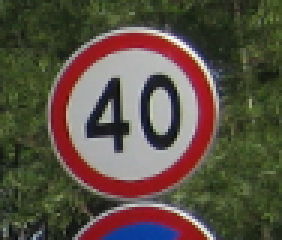
#> input picture Traffic Sign/DATA/0/003_0018.png, 94 x 80 px (shown 3 times larger); its folder holds only this picture in this run
$ jupyter execute --allow-errors Project_Shahzaib_Awais_20F-0317_20F-0166.ipynb   (shell and % lines are left out)   (older library calls are emulated)
#> lines starting #> are read from the running program, lines starting #| are printed output that depends on the picture
# Import libraries

[cell 1]
import numpy as np
import cv2
import os
import pandas as pd

# Data Acquistion

[cell 2]
# Define the fixed size for images
fixed_size = (100, 100)  # Change this to your desired size
max_images_per_class = 100  # Change this to the maximum number of images per class

# Define the folder path
folder_path = './Traffic Sign/DATA'

# Initialize a dictionary to store images
data_dict = {}

# Function to perform image augmentation
def augment_images(image):
    augmented_images = []

    # Perform rotation
    for angle in range(-15, 16, 5):
        rotated = cv2.rotate(image, cv2.ROTATE_90_CLOCKWISE)
        augmented_images.append(cv2.resize(rotated, fixed_size))

    # Perform flipping
    flipped_lr = cv2.flip(image, 1)
    flipped_ud = cv2.flip(image, 0)
    augmented_images.extend([cv2.resize(flipped_lr, fixed_size), cv2.resize(flipped_ud, fixed_size)])

    # Perform scaling
    for scale in np.linspace(0.9, 1.1, 5):
        scaled = cv2.resize(image, None, fx=scale, fy=scale, interpolation=cv2.INTER_LINEAR)
        augmented_images.append(cv2.resize(scaled, fixed_size))

    return augmented_images

# Pad or crop images to ensure uniform length
def pad_or_crop_images(images):
    max_length = max(len(img) for img in images)
    padded_images = []
    for img in images:
        diff = max_length - len(img)
        if diff > 0:
            # Pad the image
            padding = [(diff // 2, diff // 2 + diff % 2), (0, 0), (0, 0)]
            padded_img = np.pad(img, padding, mode='constant')
        else:
            # Crop the image
            cropped_img = img[:max_length]
        padded_images.append(padded_img if diff > 0 else cropped_img)
    return padded_images

# Iterate through each folder (class)
for filename in os.listdir(folder_path):
    image_list = []
    curr_path = os.path.join(folder_path, filename)
    count = 0  # Counter to limit the number of images per class

    # Read images from each class folder
    for imagename in os.listdir(curr_path):
        if count >= max_images_per_class:
            break
        image = cv2.imread(os.path.join(curr_path, imagename))
#> image is the input picture: shape (80, 94, 3); mean B, G, R 67, 79.9, 90

        # Augment images
        augmented_images = augment_images(image)
#> the loop in augment_images, `for angle in range(-15, 16, 5):` made 7 passes
#> pass 1, in augment_images, `rotated = cv2.rotate(image, cv2.ROTATE_90_CLOCKWISE)`:
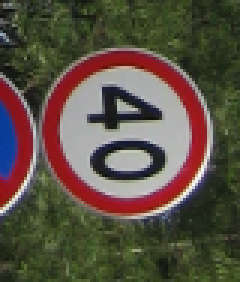
#> rotated: shape (94, 80, 3) (shown 3 times larger); mean B, G, R 67, 79.9, 90
#> after the loop in augment_images, `for angle in range(-15, 16, 5):`: augmented_images = 7 items
#> in augment_images, `flipped_ud = cv2.flip(image, 0)`:
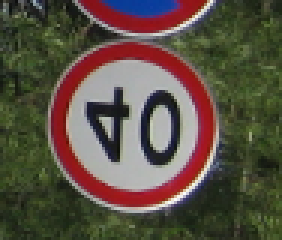
#> flipped_ud: shape (80, 94, 3) (shown 3 times larger); mean B, G, R 67, 79.9, 90
#> after the loop in augment_images, `for scale in np.linspace(0.9, 1.1, 5):`:
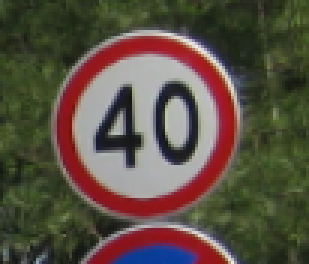
#> scaled: shape (88, 103, 3) (shown 3 times larger); mean B, G, R 67, 79.8, 90
#> after the loop in augment_images, `for scale in np.linspace(0.9, 1.1, 5):`: augmented_images = 14 items
#> augmented_images = 14 items
        image_list.extend(augmented_images)

        count += 1  # Increment the counter

    # Pad or crop images to ensure uniform length
    image_list = pad_or_crop_images(image_list)
#> in pad_or_crop_images, `max_length = max(len(img) for img in images)`: max_length = 100
#> the loop in pad_or_crop_images, `for img in images:` made 14 passes
#> pass 1, in pad_or_crop_images, `cropped_img = img[:max_length]`:
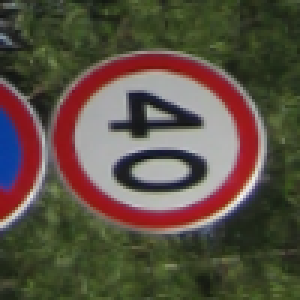
#> cropped_img: shape (100, 100, 3) (shown 3 times larger); mean of channels 0, 1, 2 66.9, 79.8, 89.9; drawn as B, G, R
#> after the loop in pad_or_crop_images, `for img in images:`: padded_images = 14 items
#> image_list = 14 items

    # Store the augmented images for each class
    data_dict[filename] = image_list
#> pass 2 of the loop `for filename in os.listdir(folder_path):`:
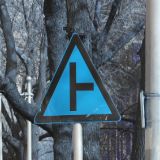
#> input picture Traffic Sign/DATA/12/043_0005_j.png, 160 x 160 px
#> image is the input picture: shape (160, 160, 3); mean B, G, R 111.2, 100.3, 83.8
#> after the loop in augment_images (call 2), `for angle in range(-15, 16, 5):`: augmented_images = 7 items
#> after the loop in augment_images (call 2), `for scale in np.linspace(0.9, 1.1, 5):`: augmented_images = 14 items
#> the loop in pad_or_crop_images (call 2), `for img in images:` made 14 passes

# Now data_dict contains augmented images for each class, all with uniform length

[cell 3]
for key in data_dict:
    print(len(data_dict[key]))
#> this loop made 2 passes
#> key on passes 1 to 2: '0', '12'
#| 14
#| 14

[cell 4]
# Preprocessing function to apply normalization, histogram equalization, and denoising
def preprocess_image(image):
    # Convert to grayscale
    gray_image = cv2.cvtColor(image, cv2.COLOR_BGR2GRAY)

    # Normalization
    normalized_image = cv2.normalize(gray_image, None, alpha=0, beta=1, norm_type=cv2.NORM_MINMAX, dtype=cv2.CV_32F)

    # Histogram Equalization
    equalized_image = cv2.equalizeHist(gray_image)

    # Denoising
    denoised_image = cv2.fastNlMeansDenoising(equalized_image, None, h=10, searchWindowSize=21)

    return denoised_image

[cell 5]
import os
import cv2
import numpy as np

# Define the fixed size for images
fixed_size = (100, 100)  # Change this to your desired size
max_images_per_class = 100  # Change this to the maximum number of images per class

# Define the folder path
folder_path = './Traffic Sign/DATA'

# Initialize a dictionary to store preprocessed images
preprocessed_data_dict = {}

# Function to perform image augmentation
def augment_images(image):
    augmented_images = []

    # Perform rotation
    for angle in range(-15, 16, 5):
        rotated = cv2.rotate(image, cv2.ROTATE_90_CLOCKWISE)
        augmented_images.append(cv2.resize(rotated, fixed_size))

    # Perform flipping
    flipped_lr = cv2.flip(image, 1)
    flipped_ud = cv2.flip(image, 0)
    augmented_images.extend([cv2.resize(flipped_lr, fixed_size), cv2.resize(flipped_ud, fixed_size)])

    # Perform scaling
    for scale in np.linspace(0.9, 1.1, 5):
        scaled = cv2.resize(image, None, fx=scale, fy=scale, interpolation=cv2.INTER_LINEAR)
        augmented_images.append(cv2.resize(scaled, fixed_size))

    return augmented_images

# Pad or crop images to ensure uniform length
def pad_or_crop_images(images):
    max_length = max(len(img) for img in images)
    padded_images = []
    for img in images:
        diff = max_length - len(img)
        if diff > 0:
            # Pad the image
            padding = [(diff // 2, diff // 2 + diff % 2), (0, 0), (0, 0)]
            padded_img = np.pad(img, padding, mode='constant')
        else:
            # Crop the image
            cropped_img = img[:max_length]
        padded_images.append(padded_img if diff > 0 else cropped_img)
    return padded_images


# Preprocessing function to apply normalization, histogram equalization, and denoising
def preprocess_image(image):
    # Convert to grayscale
    gray_image = cv2.cvtColor(image, cv2.COLOR_BGR2GRAY)

    # Normalization
    normalized_image = cv2.normalize(gray_image, None, alpha=0, beta=1, norm_type=cv2.NORM_MINMAX, dtype=cv2.CV_32F)

    # Histogram Equalization
    equalized_image = cv2.equalizeHist(gray_image)

    # Denoising
    denoised_image = cv2.fastNlMeansDenoising(equalized_image, None, h=10, searchWindowSize=21)

    return denoised_image

# Iterate through each folder (class)
for filename in os.listdir(folder_path):
    image_list = []
    curr_path = os.path.join(folder_path, filename)
    count = 0  # Counter to limit the number of images per class

    # Read images from each class folder
    for imagename in os.listdir(curr_path):
        if count >= max_images_per_class:
            break
        image = cv2.imread(os.path.join(curr_path, imagename))

        # Preprocess image
        preprocessed_image = preprocess_image(image)
#> in preprocess_image, `gray_image = cv2.cvtColor(image, cv2.COLOR_BGR2GRAY)`:
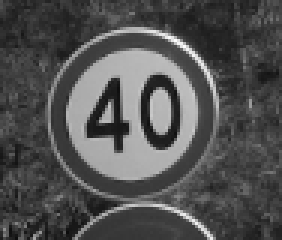
#> gray_image: shape (80, 94) (shown 3 times larger); min 12, max 253, mean 81.5

        # Augment images
        augmented_images = augment_images(preprocessed_image)
#> the loop in augment_images, `for angle in range(-15, 16, 5):` made 7 passes
#> pass 1, in augment_images, `rotated = cv2.rotate(image, cv2.ROTATE_90_CLOCKWISE)`:
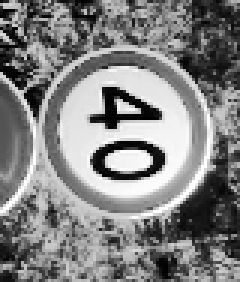
#> rotated: shape (94, 80) (shown 3 times larger); min 0, max 255, mean 129.1
#> after the loop in augment_images, `for angle in range(-15, 16, 5):`: augmented_images = 7 items
#> in augment_images, `flipped_lr = cv2.flip(image, 1)`:
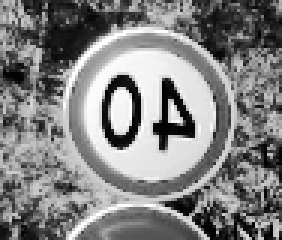
#> flipped_lr: shape (80, 94) (shown 3 times larger); min 0, max 255, mean 129.1
#> in augment_images, `flipped_ud = cv2.flip(image, 0)`:
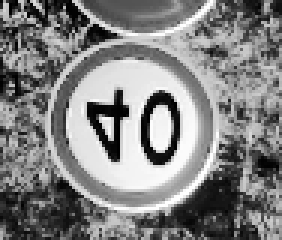
#> flipped_ud: shape (80, 94) (shown 3 times larger); min 0, max 255, mean 129.1
#> after the loop in augment_images, `for scale in np.linspace(0.9, 1.1, 5):`:
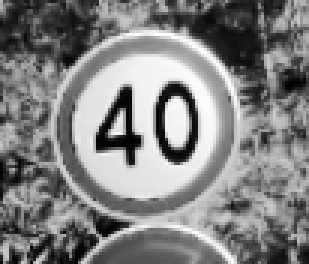
#> scaled: shape (88, 103) (shown 3 times larger); min 1, max 254, mean 129
#> after the loop in augment_images, `for scale in np.linspace(0.9, 1.1, 5):`: augmented_images = 14 items
        image_list.extend(augmented_images)

        count += 1  # Increment the counter

    # Pad or crop images to ensure uniform length
    image_list = pad_or_crop_images(image_list)
#> in pad_or_crop_images, `max_length = max(len(img) for img in images)`: max_length = 100
#> the loop in pad_or_crop_images, `for img in images:` made 14 passes
#> pass 1, in pad_or_crop_images, `cropped_img = img[:max_length]`:
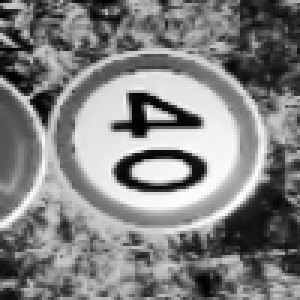
#> cropped_img: shape (100, 100) (shown 3 times larger); min 1, max 255, mean 128.9
#> after the loop in pad_or_crop_images, `for img in images:`: padded_images = 14 items

    # Store the augmented and preprocessed images for each class
    preprocessed_data_dict[filename] = image_list
#> pass 2 of the loop `for filename in os.listdir(folder_path):`:
#> gray_image: shape (160, 160)
#> normalized_image: shape (160, 160) float32
#> equalized_image: shape (160, 160)
#> denoised_image: shape (160, 160)
#> after the loop in augment_images (call 2), `for angle in range(-15, 16, 5):`: augmented_images = 7 items
#> after the loop in augment_images (call 2), `for scale in np.linspace(0.9, 1.1, 5):`:
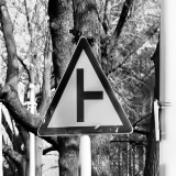
#> scaled: shape (176, 176); min 0, max 255, mean 128.3
#> after the loop in augment_images (call 2), `for scale in np.linspace(0.9, 1.1, 5):`: augmented_images = 14 items
#> the loop in pad_or_crop_images (call 2), `for img in images:` made 14 passes
#> pass 1, in pad_or_crop_images (call 2), `cropped_img = img[:max_length]`:
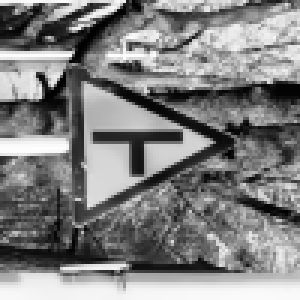
#> cropped_img: shape (100, 100) (shown 3 times larger); min 0, max 254, mean 128.4

# Now preprocessed_data_dict contains augmented and preprocessed images for each class
